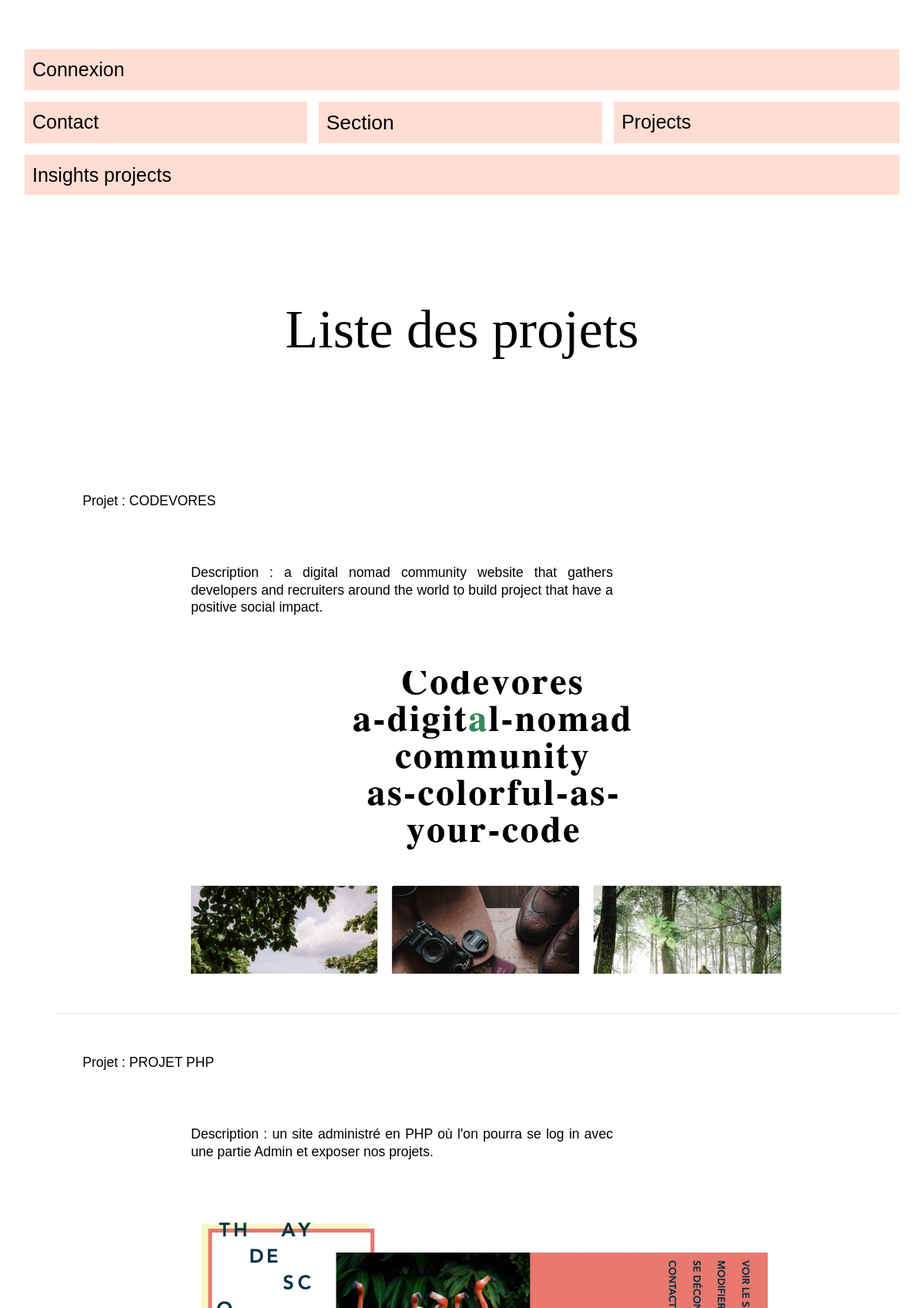
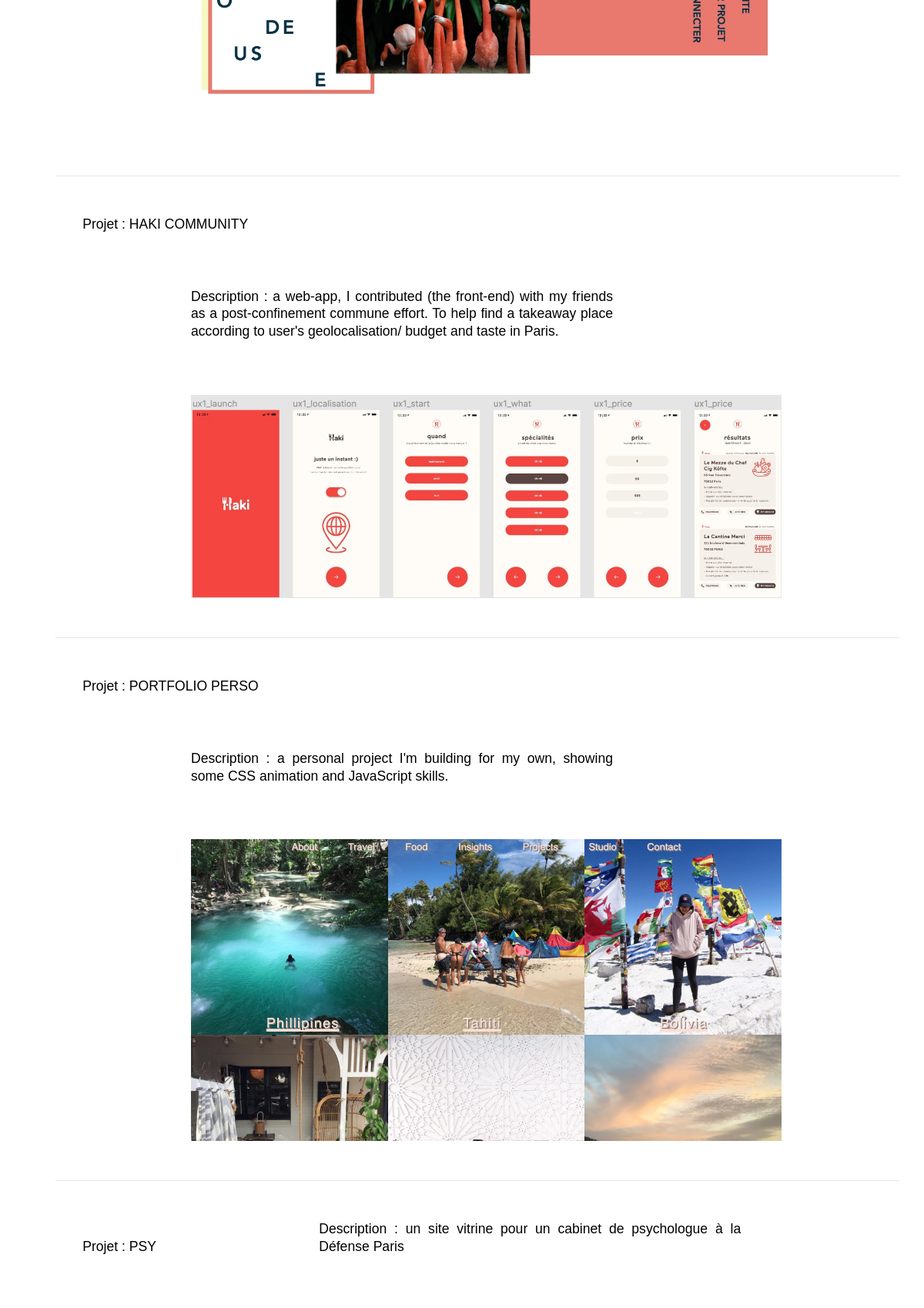
/projet.php (upper part), run on the app's committed database (2 pictures, top to bottom).
### tables this page shows
CREATE TABLE `projet` (
  `id_projet` int(11) NOT NULL,
  `titre` varchar(250) NOT NULL,
  `texte` text NOT NULL,
  `date` date NOT NULL
);

### fonctions_utiles.php (the view, shortened to what this page needs)
<?php
function recupererProjets() {
        global $bdd;
        $results = $bdd-> query("SELECT * FROM projet")->fetchAll();
        foreach ($results as $key => $projet) {
            echo "<div class=\"titre_projet\"><li> Projet : $projet[titre]  </li></div>";
            echo "<div class=\"texte_projet\"><li> Description : $projet[texte]  </li></div>";
            echo html_image("images/vrac/" .  $projet['id_projet'] . ".jpg", "image_dimension");
            echo "<hr>";
        }
}
function html_image($urlImage, $classHtml = "") {
        if(is_file(PROJET_PATH_SITE .$urlImage)) {
            return "<img src='".PROJET_URL_SITE."$urlImage' class='$classHtml'>";
        }
        return "";
}

### template/include/head.php (shortened to what this page needs)
<!DOCTYPE html>
<html lang="en" dir="ltr">
  <head>
    <link rel="stylesheet" href="https://stackpath.bootstrapcdn.com/bootstrap/4.4.1/css/bootstrap.min.css">
    <link href="//maxcdn.bootstrapcdn.com/bootstrap/4.0.0/css/bootstrap.min.css" rel="stylesheet" id="bootstrap-css">
    <link rel="stylesheet" href="template/css/style.css">
  </head>
  <body>
    <header>
          <?php include "navigation.php" ?>
    </header>

### template/include/navigation.php
<div id="div3">
  <div class="container-studio">
    <div class="about">
      <a href="<?php echo PROJET_URL_SITE ?>admin/connexion.php"> Connexion </a>
  </div>
  <div class="project">
    <a href="<?php echo PROJET_URL_SITE ?>projet.php"> Projects</a>
  </div>
  <div class="section">
    Section
  </div>
  <div class="project">
    <a href="<?php echo PROJET_URL_SITE ?>contact.php"> Contact </a>
  </div>
  <div class="bas">
     Insights projects
  </div>
  </div>
</div>

### projet.php (shortened to what this page needs)
<?php
include "template/include/head.php";
?>
<body>
      <div class = "liste-projets">
        <h1> Liste des projets </h1>
            <?php
            echo "<div class=\"inline\">";
            echo "<ul>";
             recupererProjets();
            echo "</ul>";
            echo "</div>";
            ?>
      </div>
</body>
<?php
include "template/include/footer.php";
?>

### template/include/footer.php (shortened to what this page needs)
</body>
</html>

### template/css/style.css (style rules this page uses)
.container-studio { -ms-display: grid; display: grid; grid-gap: 15px; grid-template-areas: "about about about" "test section aside-2" "bas bas bas"; }
.container-studio > * { background-color: #ffddd2; font-size: 25px; padding: 10px; }
.about { grid-area: about; }
.section { grid-area: section; font-size: 1.5em; }
.project:nth-of-type(2) { grid-area: aside-2; }
.bas { grid-area: bas; }
* { box-sizing: border-box; }
body { font-style: "EB Garamond", serif; font-title: "Playfair Display", serif; font-size: 1.1rem; background: var(--preview-bg); font-family: var(--font); color: var(--black); background: url(https://s3-us-west-2.amazonaws.com/s.cdpn.io/567707/paper_fibers.png) repeat; padding: 4rem 2rem; line-height: 1.3; text-align: justify; column-break-inside: avoid; }
a { text-decoration: none; display: block; color: var(--black); }
h1 { font: 50px/1 "Playfair Display SC"; text-align: center; }
@media (min-width: 700px) { h1 { font: 70px/1 "Playfair Display SC"; } }
.liste-projets h1 { margin: 2em; }
img { width: 100%; filter: grayscale(95%); margin-bottom: 0.5rem; border: 1px solid var(--black); transition: 0.3s ease; }
.inline .titre_projet, .texte_projet, .image_dimension { display : inline-block; }
.titre_projet { margin: 2em 2em; list-style: none; }
.texte_projet { width:50%; list-style: none; text-align: justify; margin: 2em 10em; }
.image_dimension { filter:none; margin: 2em 10em; width: 70%; }

### data on the page
projet: titre "CODEVORES", texte "a digital nomad community website that gathers developers and recruiters around the world to build project that have a positive social impact.", shows a picture
projet: titre "PROJET PHP", texte "un site administré en PHP où l'on pourra se log in avec une partie Admin et exposer nos projets.", shows a picture
projet: titre "HAKI COMMUNITY", texte "a web-app, I contributed (the front-end) with my friends as a post-confinement commune effort. To help find a takeaway place according to user's geolocalisation/ budget and taste in Paris.", shows a picture
projet: titre "PORTFOLIO PERSO", texte "a personal project I'm building for my own, showing some CSS animation and JavaScript skills.", shows a picture
projet: titre "PSY", texte "un site vitrine pour un cabinet de psychologue à la Défense Paris"
